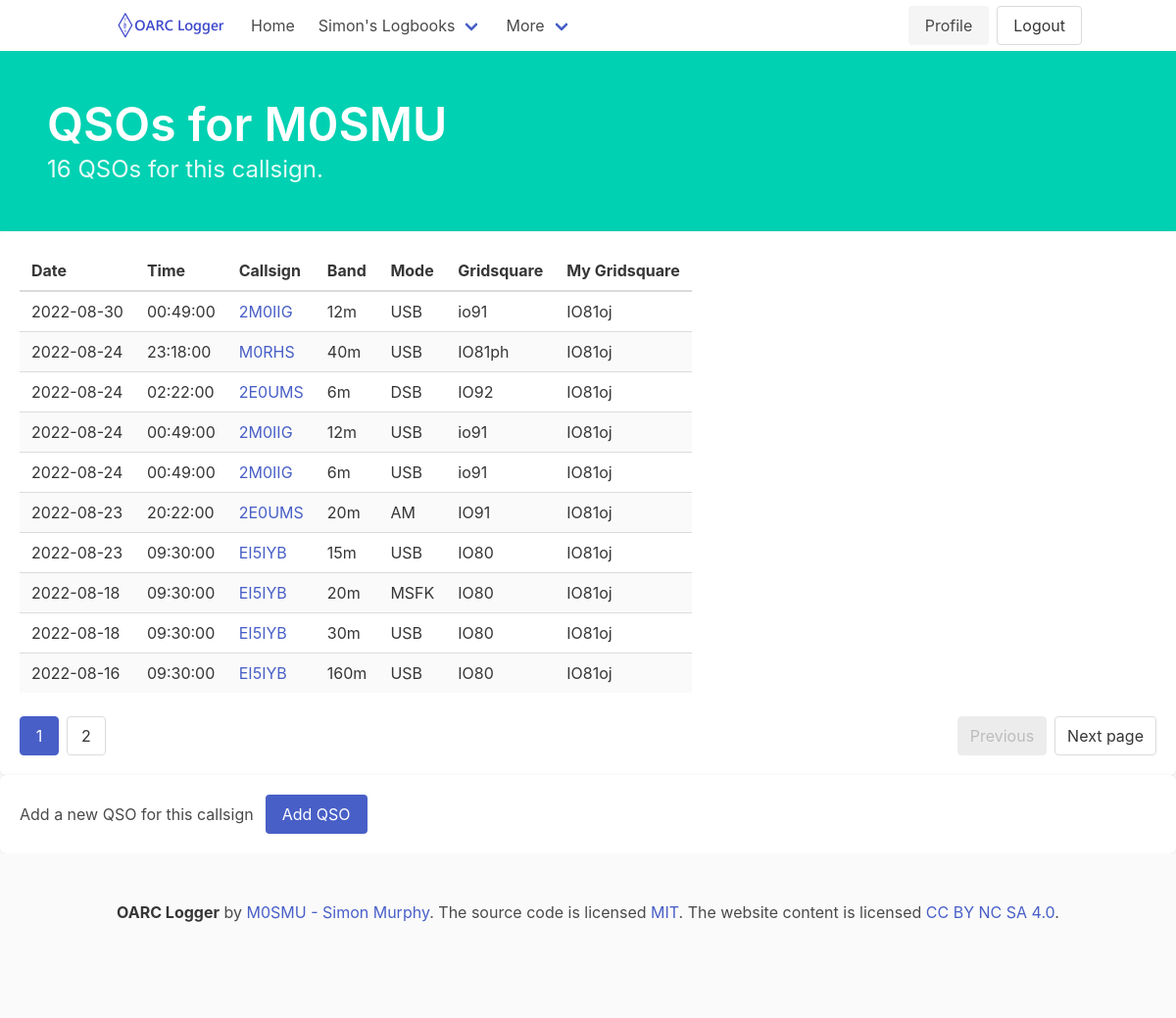
/callsigns/M0SMU/qsos (signed in), run on an earlier commit of the app's database.
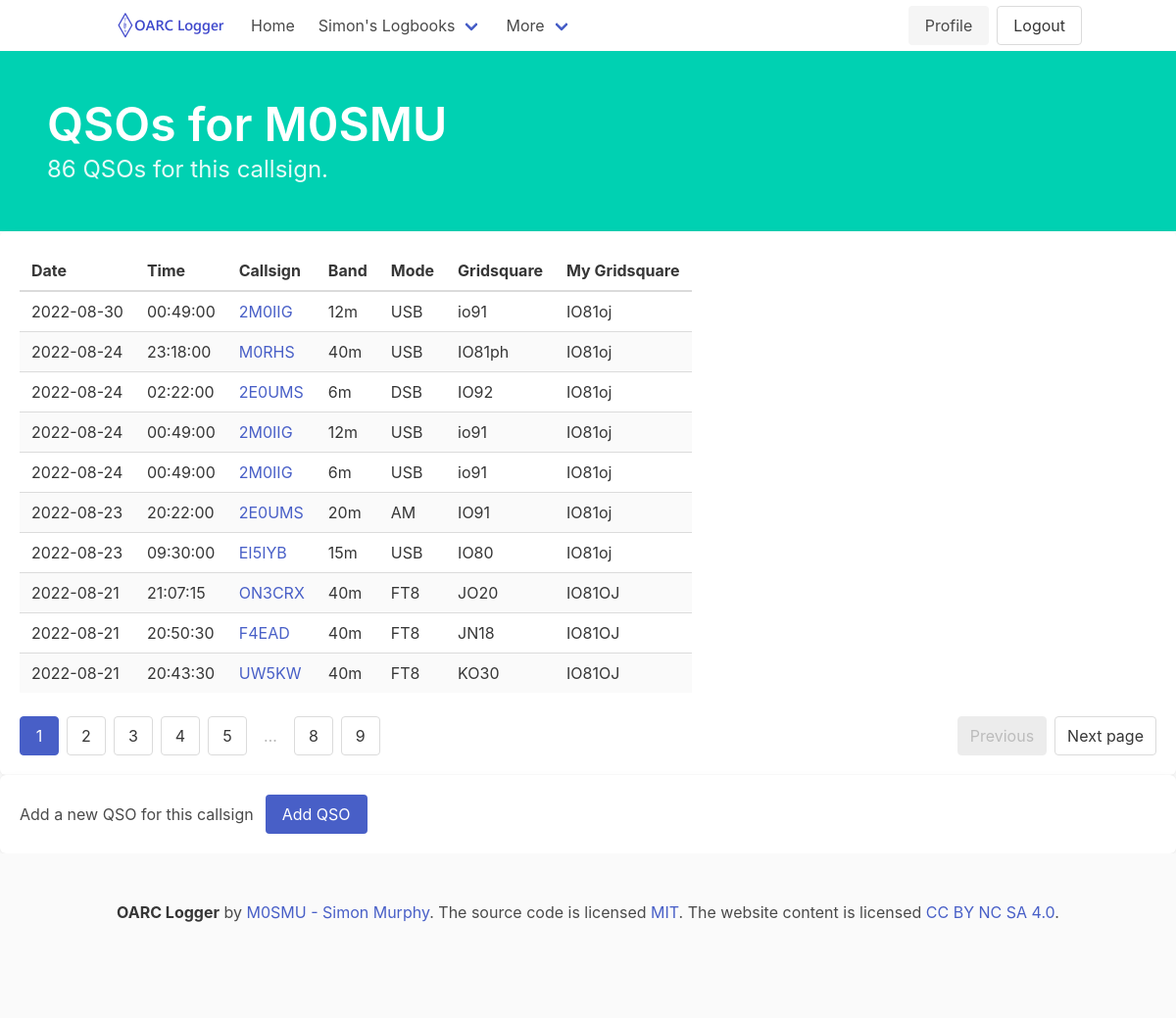
And on a later commit of the database.
### logger/models.py (models this page shows, shortened)
class User(UserMixin, db.Model):
    id = db.Column(db.Integer, primary_key=True) # primary keys are required by SQLAlchemy
    name = db.Column(db.String(1000), unique=True)
    email = db.Column(db.String(100), unique=True)
    password = db.Column(db.String(100))
    created_on = db.Column(db.DateTime())
    last_login = db.Column(db.DateTime())
    callsigns = db.relationship('Callsign', backref='user', lazy=True)

class QSO(db.Model):
    id = db.Column(db.Integer, primary_key=True) # primary keys are required by SQLAlchemy
    band = db.Column(db.String(25))
    band_rx = db.Column(db.String(25))
    mode = db.Column(db.String(25))
    submode = db.Column(db.String(25))
    freq = db.Column(db.String(25))
    freq_rx = db.Column(db.String(25))
    call = db.Column(db.String(50))
    station_callsign = db.Column(db.String(50))
    operator = db.Column(db.String(50))
    owner_callsign = db.Column(db.String(50))
    qso_date = db.Column(db.Date())
    qso_date_off = db.Column(db.Date())
    time_on = db.Column(db.Time())
    time_off = db.Column(db.Time())
    gridsquare = db.Column(db.String(10))
    my_gridsquare = db.Column(db.String(10))
    rst_rcvd = db.Column(db.String(10))
    rst_sent = db.Column(db.String(10))
    tx_pwr = db.Column(db.String(10))
    my_rig = db.Column(db.String(100))
    my_antenna = db.Column(db.String(100))
    qso_random = db.Column(db.String(1))
    qso_complete = db.Column(db.String(3))
    sat_mode = db.Column(db.String(25))
    sat_name = db.Column(db.String(25))
    srx = db.Column(db.Integer)
    srx_string = db.Column(db.String(50))
    stx = db.Column(db.Integer)
    stx_string = db.Column(db.String(50))
    my_sota_ref = db.Column(db.String(25))
    sota_ref = db.Column(db.String(25))
    my_iota = db.Column(db.String(6))
    iota = db.Column(db.String(6))
    my_iota_island_id = db.Column(db.Integer)
    iota_island_id = db.Column(db.Integer)
    country = db.Column(db.String(50))
    my_country = db.Column(db.String(50))
    distance = db.Column(db.String(10))
    dxcc = db.Column(db.Integer)
    my_dxcc = db.Column(db.Integer)
    name = db.Column(db.String(50))
    my_name = db.Column(db.String(50))
    my_city = db.Column(db.String(50))
    cqz = db.Column(db.Integer)
    my_cq_zone = db.Column(db.Integer)
    ituz = db.Column(db.Integer)
    my_itu_zone = db.Column(db.Integer)
    qsl_rcvd = db.Column(db.String(3))
    qsl_rcvd_via = db.Column(db.String(3))
    qsl_sent = db.Column(db.String(3))
    qsl_sent_via = db.Column(db.String(3))
    qslrdate = db.Column(db.Date())
    qslsdate = db.Column(db.Date())
    lotw_qsl_rcvd = db.Column(db.String(3))
    lotw_qsl_sent = db.Column(db.String(3))
    lotw_qslsdate = db.Column(db.Date())
    lotw_qslrdate = db.Column(db.Date())
    eqsl_qsl_rcvd = db.Column(db.String(3))
    eqsl_qsl_sent = db.Column(db.String(3))
    eqsl_qslsdate = db.Column(db.Date())
    eqsl_qslrdate = db.Column(db.Date())
    qrzcom_qso_upload_status = db.Column(db.String(3))
    qrzcom_qso_upload_date = db.Column(db.Date())
    address = db.Column(db.String(50))
    a_index = db.Column(db.Integer)
    k_index = db.Column(db.Integer)
    sfi = db.Column(db.Integer)
    ant_az = db.Column(db.Integer)
    ant_el = db.Column(db.Integer)
    comment = db.Column(db.String(255))
    cont = db.Column(db.String(2))
    email = db.Column(db.String(255))
    cnty = db.Column(db.String(50))
    my_cnty = db.Column(db.String(50))
    my_postal_code = db.Column(db.String(10))
    qth = db.Column(db.String(50))
    swl = db.Column(db.String(2))
    lat = db.Column(db.String(11))
    my_lat = db.Column(db.String(11))
    lon = db.Column(db.String(11))
    my_lon = db.Column(db.String(11))
    pfx = db.Column(db.String(15))
    contest_id = db.Column(db.String(50))

### logger/callsigns/views.py (the view)
@callsigns.route("/<callsign>/qsos")
@login_required
def call(callsign):
    callsign = callsign.replace('_', '/')
    page = request.args.get('page', 1, type=int)
    callqsos = QSO.query.filter_by(station_callsign = callsign).order_by(QSO.qso_date.desc(), QSO.time_on.desc()).paginate(page=page, per_page=ROWS_PER_PAGE)
    allqsos = QSO.query.filter_by(station_callsign = callsign).all()
    return render_template('callsign.html', qsos=callqsos, station_callsign=callsign, allqsos=allqsos)

### logger/application.py (called while the page is built)
def create_app():
    app = Flask(__name__)
    app.config.from_object(Config)
    db.init_app(app)
    migrate = Migrate(app, db, render_as_batch=True)
    login_manager = LoginManager()
    login_manager.login_view = 'users.login'
    login_manager.init_app(app)
    from logger.models import User
    @login_manager.user_loader
    def load_user(user_id):
        return User.query.get(int(user_id))
    app.register_blueprint(users, url_prefix='/users')
    app.register_blueprint(callsigns, url_prefix='/callsigns')
    app.register_blueprint(qsos, url_prefix='/qsos')
    @app.route("/")
    def index():
        return render_template('index.html')
    @app.route("/about")
    def about():
        return render_template('about.html')
    @app.template_filter()
    def MhzFormat(value):
        value = float(value)
        return "{:,.6f} MHz".format(value)
    return app

### logger/templates/callsign.html
{% extends 'base.html' %}
{% block hero %}is-primary{% endblock %}
{% block content %}
            <div class="bd-hero-heading">
                <h1 class="title is-size-1">
                    {% block title %} QSOs for {{ station_callsign }} {% endblock %}
                </h1>
                <div class="subtitle is-4 algolia-lvl1">
                    <p>{{ allqsos|length }} QSOs for this callsign.</p>
                </div>
            </div>
        </div>
    </section>
    <section>
        <div class="box">
            <table class="table is-striped is-hoverable">
                <thead>
                    <tr>
                        <th>Date</th>
                        <th>Time</th>
                        <th>Callsign</th>
                        <th>Band</th>
                        <th>Mode</th>
                        <th>Gridsquare</th>
                        <th>My Gridsquare</th>
                    </tr>
                </thead>
                <tbody>
                    {% for qso in qsos.items %}
                    <tr>
                        <td>{{ qso.qso_date }}</td>
                        <td>{{ qso.time_on }}</td>
                        <td><a href="/qsos/view/{{ qso.call| replace("/","_") }}/{{ qso.qso_date}}/{{ qso.time_on.strftime('%H:%M:%S.%f') }}" title="{{ qso.call }}">{{ qso.call }}</a></td>
                        <td>{{ qso.band }}</td>
                        <td>{{ qso.mode }}</td>
                        <td>{{ qso.gridsquare }}</td>
                        <td>{{ qso.my_gridsquare }}</td>
                    </tr>
                    {% else %}
                    No QSOs
                    {% endfor %}
                </tbody>
            </table>
            <nav class="pagination" role="navigation" aria-label="pagination">
                <a class="pagination-previous" {% if qsos.has_prev %}href="{{ url_for('callsigns.call', callsign=station_callsign, page=qsos.prev_num) }}"{% else %}disabled {% endif %} title="This is the first page">Previous</a>
                <a class="pagination-next" {% if qsos.has_next %}href="{{ url_for('callsigns.call', callsign=station_callsign, page=qsos.next_num) }}"{% else %}disabled {% endif %}>Next page</a>
                <ul class="pagination-list">
                    {% for page_num in qsos.iter_pages() %}
                        {% if page_num %}
                            {% if page_num != qsos.page %}
                            <li>
                                <a class="pagination-link" href="{{ url_for('callsigns.call', callsign=station_callsign, page=page_num) }}" aria-label="Goto page {{ page_num }}">{{ page_num }}</a>
                            </li>
                            {% else %}
                            <li>
                                <a class="pagination-link is-current" href="{{ url_for('callsigns.call', callsign=station_callsign, page=page_num) }}" aria-label="Page {{ page_num }}" aria-current="page">{{ page_num }}</a>
                            </li>
                            {% endif %}
                        {% else %}
                            <li>
                                <span class="pagination-ellipsis">&hellip;</span>
                            </li>
                        {% endif %}
                    {% endfor %}
                </ul>
            </nav>
        </div>
    </section>
    <section>
        <div class="box">
            <div class="level">
                <div class="level-left">
                    <p class="level-item">Add a new QSO for this callsign</p>
                    <a class="button is-link level-item" href="{{ url_for('qsos.postnewqso', station_callsign=station_callsign | replace('/','_')) }}">Add QSO</a>
                </div>
            </div>
        </div>
    </section>
{% endblock %}

### logger/templates/base.html (shortened to what this page needs)
<!DOCTYPE html>
<html>
<head>
    <link rel="stylesheet" href="https://cdn.jsdelivr.net/npm/bulma@0.9.4/css/bulma.min.css" />
</head>
<body>
    <nav class="navbar">
        <div class="container">
            <div class="navbar-brand">
                <a class="navbar-item" href="https://oarc.uk">
                    <img src="{{ url_for('static', filename='OARCLogger.png') }}" width="112" height="28">
                </a>
            </div>
            <div id="navbarMenuHeroA" class="navbar-menu">
                <div id="navbarBasicExample" class="navbar-menu">
                    <div class="navbar-start">
                        <a href="{{ url_for('users.index') }}" class="navbar-item">
                            Home
                        </a>
                        {% if current_user.is_authenticated %}
                        <div class="navbar-item has-dropdown is-hoverable">
                            <a class="navbar-link">
                            {{ current_user.name }}'s Logbooks
                            </a>
                        </div>
                        {% endif %}
                        <div class="navbar-item has-dropdown is-hoverable">
                            <a class="navbar-link">
                            More
                            </a>
                        </div>
                    </div>
                <div class="navbar-end">
                    <div class="buttons">
                        {% if current_user.is_authenticated %}
                        <a href="{{ url_for('users.profile', user=current_user.name) }}" class="button is-light">
                            Profile
                        </a>
                        {% endif %}
                        {% if current_user.is_authenticated %}
                        <a href="{{ url_for('users.logout') }}" class="button">
                            Logout
                        </a>
                    {% endif %}
                </div>
            </div>
        </div>
    </nav>
    <section class="hero {% block hero %}is-light{% endblock %}">
        <div class="hero-body">
            {% block content %}
            {% endblock %}
</body>
<footer class="footer">
    <div class="content has-text-centered">
      <p>
        <strong>OARC Logger</strong> by <a href="https://qrz.com/db/M0SMU">M0SMU - Simon Murphy</a>. The source code is licensed
        <a href="http://opensource.org/licenses/mit-license.php">MIT</a>. The website content
        is licensed <a href="http://creativecommons.org/licenses/by-nc-sa/4.0/">CC BY NC SA 4.0</a>.
      </p>
    </div>
  </footer>
</html>

What changed in the data, as far as the page shows it:
no longer on this page (row unchanged): QSO: qso_date "2022-08-18", time_on "09:30:00", call "EI5IYB", band "20m", mode "MSFK", gridsquare "IO80", my_gridsquare "IO81oj"
no longer on this page (row unchanged): QSO: qso_date "2022-08-18", time_on "09:30:00", call "EI5IYB", band "30m", mode "USB", gridsquare "IO80", my_gridsquare "IO81oj"
no longer on this page (row unchanged): QSO: qso_date "2022-08-16", time_on "09:30:00", call "EI5IYB", band "160m", mode "USB", gridsquare "IO80", my_gridsquare "IO81oj"
added QSO: qso_date "2022-08-21", time_on "21:07:15", call "ON3CRX", band "40m", mode "FT8", gridsquare "JO20", my_gridsquare "IO81OJ"
added QSO: qso_date "2022-08-21", time_on "20:50:30", call "F4EAD", band "40m", mode "FT8", gridsquare "JN18", my_gridsquare "IO81OJ"
added QSO: qso_date "2022-08-21", time_on "20:43:30", call "UW5KW", band "40m", mode "FT8", gridsquare "KO30", my_gridsquare "IO81OJ"
Also different on the page:
{{ allqsos|length }}: "16" → "86"
new list line: "3"
new list line: "4"
new list line: "5"
new list line: "8"
new list line: "9"
